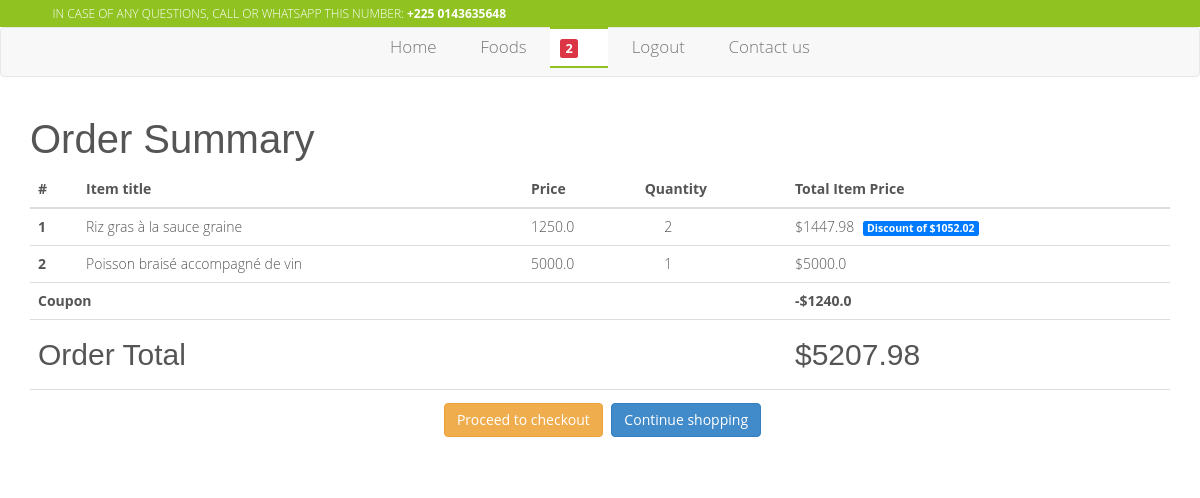
The app's page /order/summary/ (signed in), older data.
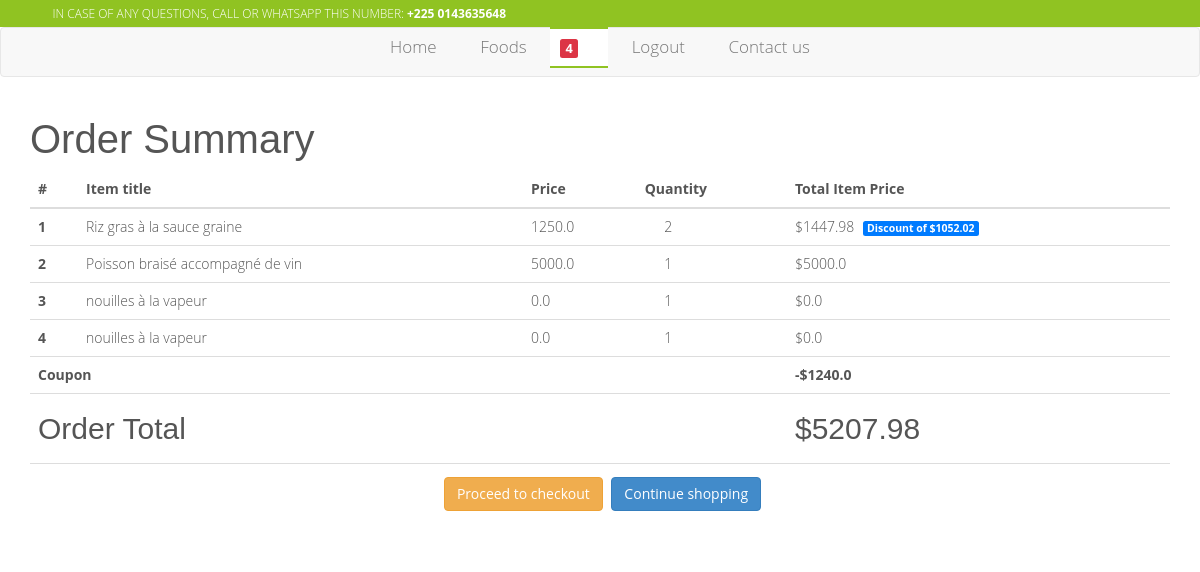
The same page, newer data.
### profil/models.py (models this page shows, shortened)
class Profil(models.Model):
	user = models.OneToOneField(User, on_delete=models.CASCADE)
	date = models.DateTimeField(auto_now_add=True)
	stripe_customer_id = models.CharField(max_length=50, blank=True,
		null=True, verbose_name='Stripe ID')
	one_click_purchasing = models.BooleanField(default=False)
	def cart_item_count(self):
		items_count = OrderItem.objects.filter(
			user=self.user,
			ordered=False,
		).count()
		return items_count

### orders/models.py (models this page shows, shortened)
class OrderItem(models.Model):
	user = models.ForeignKey(User, on_delete=models.CASCADE)
	ordered = models.BooleanField(default=False)
	item = models.ForeignKey(Item, on_delete=models.CASCADE)
	quantity = models.IntegerField(default=1)
	date = models.DateTimeField(auto_now_add=True, null=True, blank=True)
	def get_total_item_price(self):
		return self.quantity * self.item.price
	def get_total_discount_item_price(self):
		return self.quantity * self.item.discount_price
	def get_amount_saved(self):
		return self.get_total_item_price() - self.get_total_discount_item_price()
	def get_final_price(self):
		if self.item.discount_price:
			return self.get_total_discount_item_price()
		return self.get_total_item_price()

### products/models.py (models this page shows, shortened)
class Item(models.Model):
	hit_count_generic = GenericRelation(HitCount,
		object_id_field='object_pk',
		related_query_name='hit_count_generic_relation'
	)
	title = models.CharField(max_length=255)
	slug = models.SlugField( max_length=400,
		help_text='Autofill field')
	description = models.TextField()
	picture = ResizedImageField(
		size=[500, 500],
		quality=100,
		upload_to='images/foods/%Y/%m/',
		help_text="Main picture")
	tags = TaggableManager()
	is_public = models.BooleanField(default=True)
	picture_2 = ResizedImageField(
		size=[500, 500],
		quality=100,
		null=True,
		blank=True,
		upload_to='images/foods/%Y/%m/',
		help_text="Second picture")
	picture_3 = ResizedImageField(
		size=[500, 500],
		quality=100,
		null=True,
		blank=True,
		upload_to='images/foods/%Y/%m/',
		help_text="Third picture")
	is_popular = models.BooleanField(default=False)
	date = models.DateTimeField(auto_now_add=True)
	price = models.FloatField()
	discount_price = models.FloatField(blank=True, null=True,
		help_text='Must be smaller than normal price')
	category = models.CharField(max_length=20, default='others',
		choices=CATEGORY_CHOICES)

### website/views.py (the view)
# urls.py: path('order/summary/', views.order_summary_view, name='order-summary'),
@login_required
def order_summary_view(request):
	order = Order.objects.get(user=request.user, ordered=False) or None
	context = {
		'order' : order,
		'current_site' : get_current_site(request),
	}
	template_name = 'public/orders/order_summary.html'
	return render(request, template_name, context)

### orders/models.py (called while the page is built)
	def get_total(self):
		total = 0
		for order_item in self.items.all():
			total += order_item.get_final_price()
		if self.coupon:
			total -= self.coupon.amount
		return total

### templates/public/orders/order_summary.html (shortened to what this page needs)
{% extends 'public/includes/base.html' %}
{% load i18n %}
{% load static %}
{% load humanize %}
{% load hitcount_tags %}
{% block content %}
  <main>
    <div class="container">
    {% if order %}
    <div class="table-responsive text-nowrap">
    <h2>Order Summary</h2>
    <table class="table">
        <thead>
        <tr>
            <th scope="col">#</th>
            <th scope="col">Item title</th>
            <th scope="col">Price</th>
            <th scope="col">Quantity</th>
            <th scope="col">Total Item Price</th>
        </tr>
        </thead>
        <tbody>
        {% for order_item in order.items.all %}
        <tr>
            <th scope="row">{{ forloop.counter }}</th>
            <td>{{ order_item.item.title }}</td>
            <td>{{ order_item.item.price }}</td>
            <td>
                <a href="{% url 'remove-single-food-from-cart' order_item.item.id order_item.item.slug %}"><i class="fa fa-minus mr-2"></i></a>
                {{ order_item.quantity }}
                <a href="{% url 'add-food-to-cart' order_item.item.id order_item.item.slug %}"><i class="fa fa-plus ml-2"></i></a>
            </td>
            <td>
            {% if order_item.item.discount_price %}
                ${{ order_item.get_total_discount_item_price }}
                <span class="ml-2 badge badge-primary">Discount of ${{ order_item.get_amount_saved }}</span>
            {% else %}
                ${{ order_item.get_total_item_price }}
            {% endif %}
            </td>
        </tr>
        {% endfor %}
        {% if order.coupon %}
        <tr>
            <td colspan="4"><b>Coupon</b></td>
            <td><b>-${{ order.coupon.amount }}</b></td>
        </tr>
        {% endif %}
        {% if order.get_total %}
        <tr class="pt-3">
            <td colspan="4"><h4>Order Total</h4></td>
            <td><h4>${{ order.get_total }}</h4></td>
        </tr>
        <tr class="text-center">
            <td colspan="5">
            <a class='btn btn-warning m-2' href="{% url 'checkout' %}">Proceed to checkout</a>
            <a class='btn btn-primary' href="{% url 'food-list' %}">Continue shopping</a>
            </td>
        </tr>
        {% endif %}
        </tbody>
    </table>
    </div>
    {% endif %}
    </div>
  </main>
{% endblock content %}
{% block header_search %}
    {% include 'public/includes/site_header_without_search.html' %}
{% endblock header_search %}

### templates/public/includes/navbar.html (shortened to what this page needs)
	{% load static %}
	<nav class="navbar navbar-default">
		<div class="container">
		    <div class="collapse navbar-collapse" id="bs-example-navbar-collapse-1">
		      	<ul class="nav navbar-nav nav-main">
		        	<li class="{% if request.path_info == '/' %}active{% endif %}">
		        		<a href="{% url 'home' %}">
		        			Home
		        		</a>
		        	</li>
					<li class="{% if request.path_info == '/foods/' %}active{% endif %}">
						<a href="{% url 'food-list' %}">
							Foods
						</a>
					</li>
					{% if request.user.is_authenticated %}
					<li class="{% if request.path_info == '/order/summary/' %}active{% endif %}">
						<a href="{% url 'order-summary' %}">
							<small class="badge badge-danger z-depth-1 mr-1">
								{{ request.user.profil.cart_item_count }}
							</small>
							<span>
								<i class="fa fa-shopping-cart"></i>
							</span>
						</a>
					</li>
					<li>
						<a href="{% url 'logout' %}">
							Logout
						</a>
					</li>
					{% else %}
					<li class="{% if request.path_info == '/user/login/' %}active{% endif %}">
						<a href="{% url 'login' %}">
							Login
						</a>
					</li>
					{% endif %}
					<li class="{% if request.path_info == '/contact-us/' %}active{% endif %}">
						<a href="{% url 'contact' %}">
							Contact us
						</a>
					</li>
		        </ul>
		    </div>
		</div>
	</nav>

Row changes from the older to the newer data that the page shows:
added OrderItem: item "nouilles à la vapeur", item.price "0.0", quantity "1", get_total_item_price "0.0"
added OrderItem: item "nouilles à la vapeur", item.price "0.0", quantity "1", get_total_item_price "0.0"
Text that changed along with them:
{{ request.user.profil.cart_item_count }}: "2" → "4"
